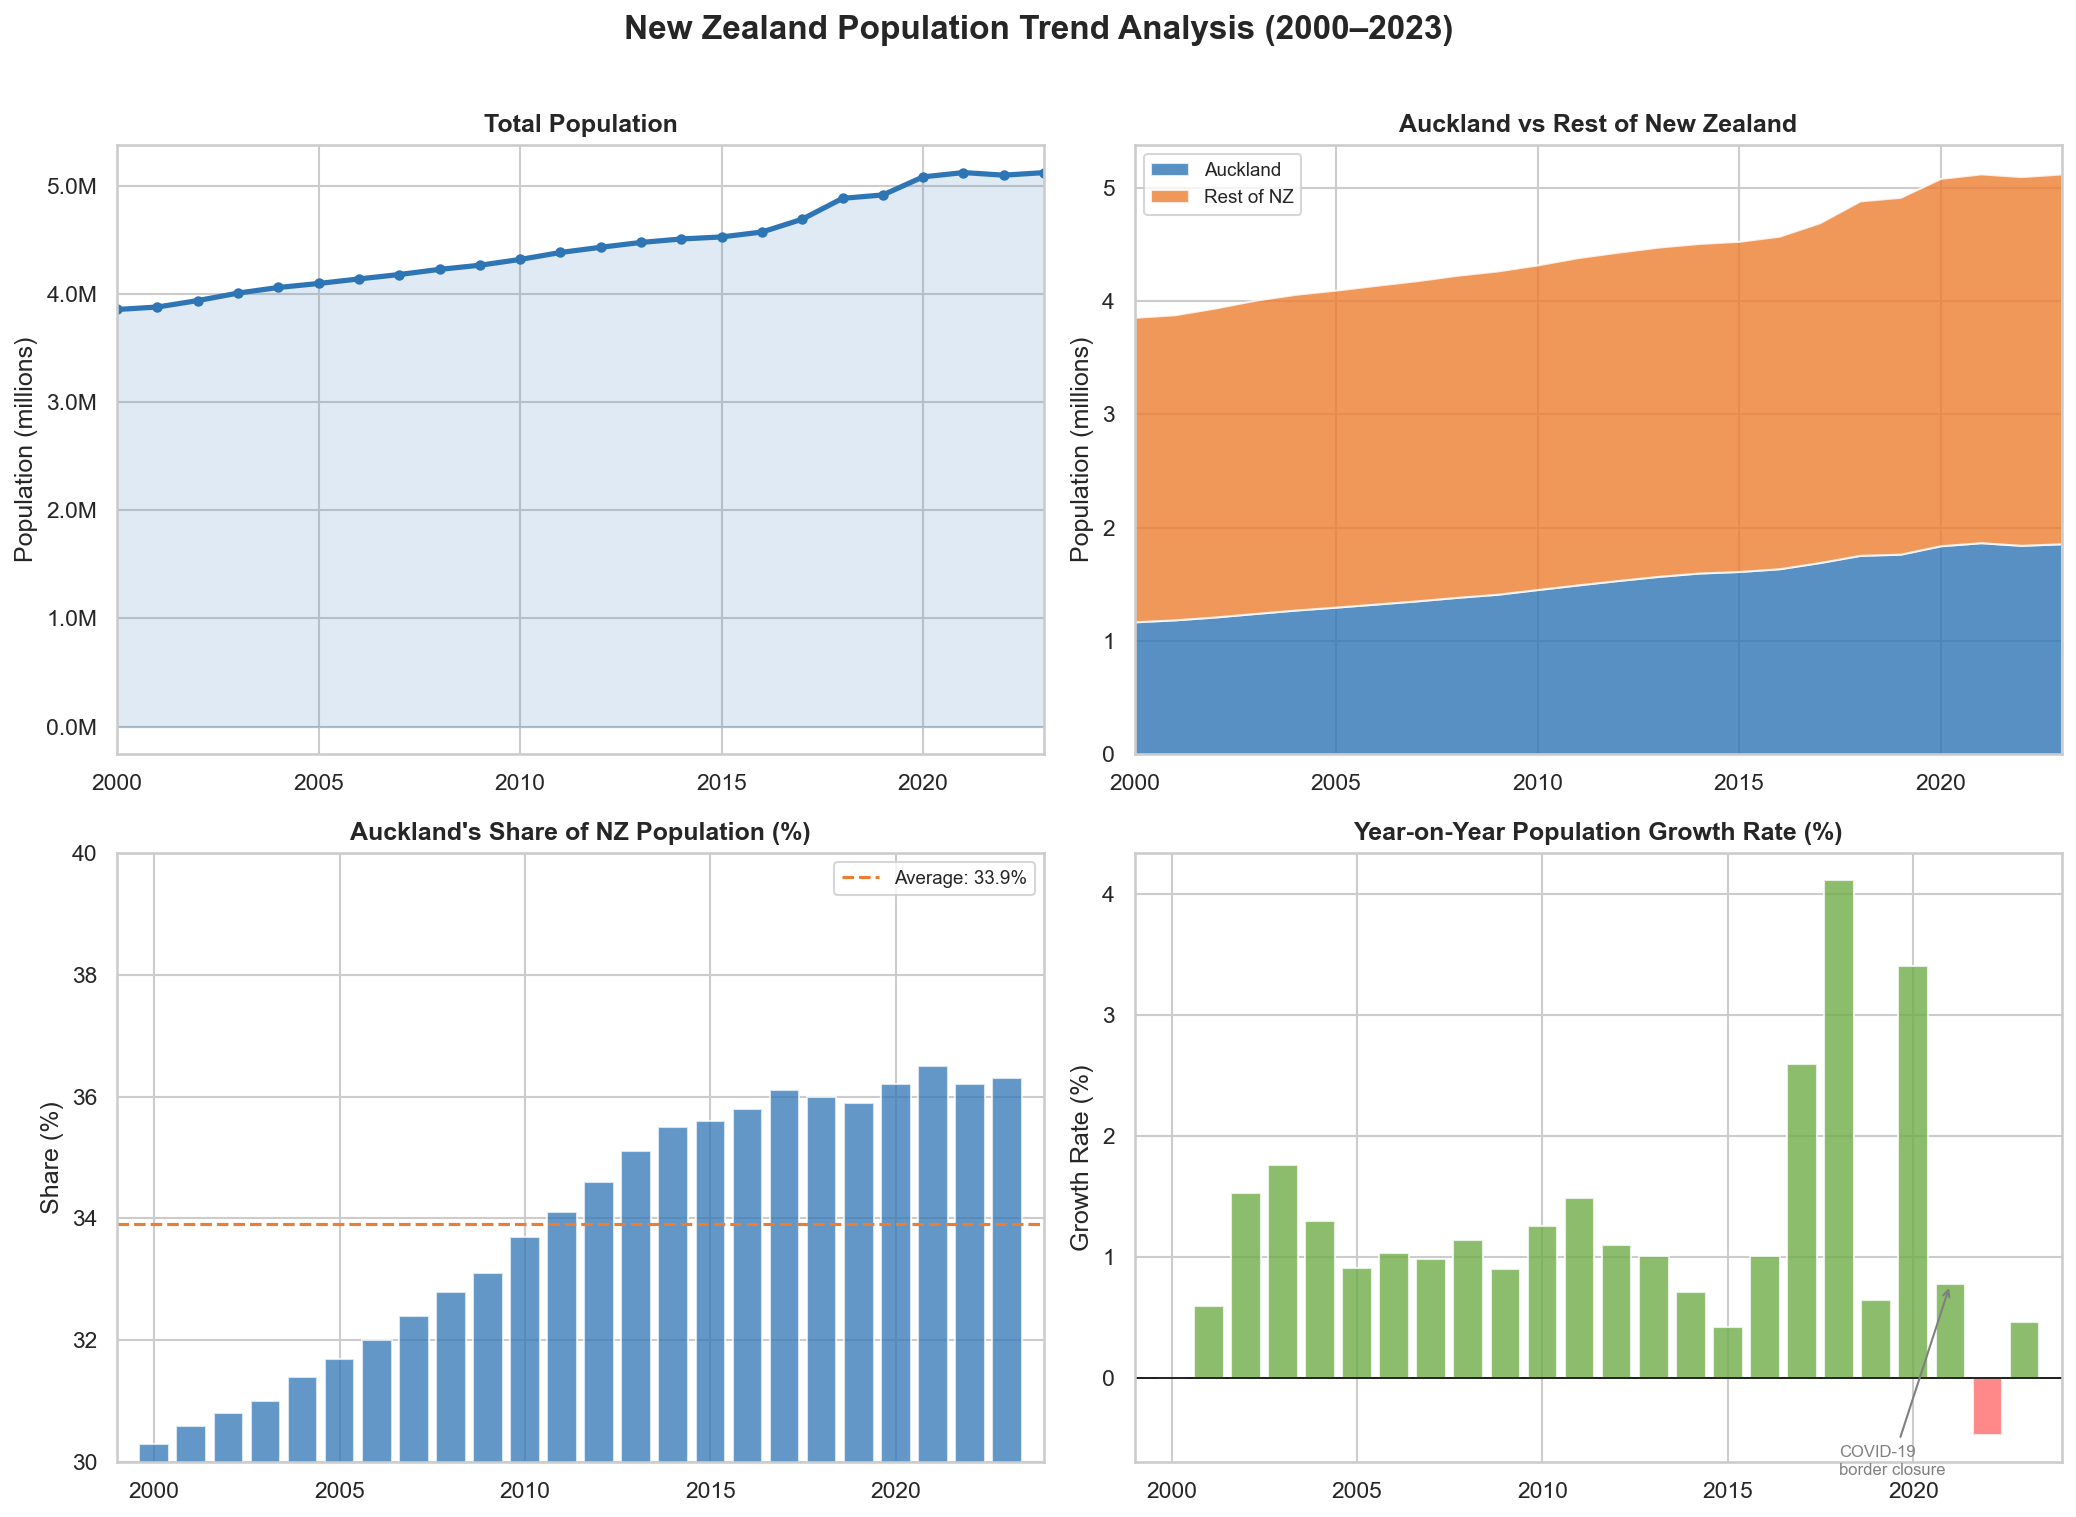

The Python source for this figure:
"""
New Zealand Population Trend Analysis
Data Source: Stats NZ (https://www.stats.govt.nz)
Author: Jina Lee
"""

import pandas as pd
import matplotlib.pyplot as plt
import matplotlib.ticker as mticker
import seaborn as sns

# ── 1. Data ──────────────────────────────────────────────────────────────────
# Source: Stats NZ estimated resident population (annual, June year)
data = {
    "Year": list(range(2000, 2024)),
    "Total_Population": [
        3857600, 3880500, 3939900, 4009200, 4061100,
        4098100, 4140300, 4180900, 4228700, 4266900,
        4320500, 4384800, 4433000, 4477800, 4509700,
        4528600, 4574200, 4692700, 4885500, 4917000,
        5084300, 5123800, 5099900, 5123400
    ],
    "Auckland_Population": [
        1169600, 1187300, 1212500, 1243700, 1273800,
        1299600, 1326800, 1354500, 1385700, 1413100,
        1454800, 1495700, 1534600, 1571100, 1600300,
        1614100, 1638400, 1693200, 1756400, 1766900,
        1841300, 1868300, 1844900, 1858800
    ]
}

df = pd.DataFrame(data)
df["Other_NZ"] = df["Total_Population"] - df["Auckland_Population"]
df["Auckland_Share_pct"] = (df["Auckland_Population"] / df["Total_Population"] * 100).round(1)
df["YoY_Growth"] = df["Total_Population"].pct_change() * 100

# ── 2. Plot ───────────────────────────────────────────────────────────────────
sns.set_theme(style="whitegrid", palette="muted")
fig, axes = plt.subplots(2, 2, figsize=(14, 10))
fig.suptitle("New Zealand Population Trend Analysis (2000–2023)",
             fontsize=16, fontweight="bold", y=1.01)

BLUE   = "#2E75B6"
ORANGE = "#ED7D31"
GREEN  = "#70AD47"

# ── Chart 1: Total population ─────────────────────────────────────────────
ax1 = axes[0, 0]
ax1.plot(df["Year"], df["Total_Population"] / 1e6,
         color=BLUE, linewidth=2.5, marker="o", markersize=4)
ax1.fill_between(df["Year"], df["Total_Population"] / 1e6,
                 alpha=0.15, color=BLUE)
ax1.set_title("Total Population", fontweight="bold")
ax1.set_ylabel("Population (millions)")
ax1.yaxis.set_major_formatter(mticker.FormatStrFormatter("%.1fM"))
ax1.set_xlim(2000, 2023)

# ── Chart 2: Auckland vs Rest of NZ ──────────────────────────────────────
ax2 = axes[0, 1]
ax2.stackplot(df["Year"],
              df["Auckland_Population"] / 1e6,
              df["Other_NZ"] / 1e6,
              labels=["Auckland", "Rest of NZ"],
              colors=[BLUE, ORANGE], alpha=0.8)
ax2.set_title("Auckland vs Rest of New Zealand", fontweight="bold")
ax2.set_ylabel("Population (millions)")
ax2.legend(loc="upper left", fontsize=9)
ax2.set_xlim(2000, 2023)

# ── Chart 3: Auckland share % ─────────────────────────────────────────────
ax3 = axes[1, 0]
ax3.bar(df["Year"], df["Auckland_Share_pct"],
        color=BLUE, alpha=0.75, edgecolor="white")
ax3.axhline(df["Auckland_Share_pct"].mean(), color=ORANGE,
            linestyle="--", linewidth=1.5, label=f"Average: {df['Auckland_Share_pct'].mean():.1f}%")
ax3.set_title("Auckland's Share of NZ Population (%)", fontweight="bold")
ax3.set_ylabel("Share (%)")
ax3.set_ylim(30, 40)
ax3.legend(fontsize=9)
ax3.set_xlim(1999, 2024)

# ── Chart 4: Year-on-year growth rate ────────────────────────────────────
ax4 = axes[1, 1]
colors = [GREEN if v >= 0 else "#FF6B6B" for v in df["YoY_Growth"].fillna(0)]
ax4.bar(df["Year"], df["YoY_Growth"].fillna(0),
        color=colors, alpha=0.8, edgecolor="white")
ax4.axhline(0, color="black", linewidth=0.8)
ax4.set_title("Year-on-Year Population Growth Rate (%)", fontweight="bold")
ax4.set_ylabel("Growth Rate (%)")
ax4.set_xlim(1999, 2024)

# Annotate COVID dip
ax4.annotate("COVID-19\nborder closure",
             xy=(2021, df.loc[df["Year"] == 2021, "YoY_Growth"].values[0]),
             xytext=(2018, -0.8),
             arrowprops=dict(arrowstyle="->", color="gray"),
             fontsize=8, color="gray")

plt.tight_layout()
plt.savefig("nz_population_analysis.png", dpi=150, bbox_inches="tight")
print("Chart saved successfully!")

# ── 3. Key insights ───────────────────────────────────────────────────────
print("\n📊 Key Insights:")
print(f"  • 2000–2023 total growth: {((df['Total_Population'].iloc[-1] / df['Total_Population'].iloc[0]) - 1) * 100:.1f}%")
print(f"  • Peak growth year: {df.loc[df['YoY_Growth'].idxmax(), 'Year']} "
      f"({df['YoY_Growth'].max():.2f}%)")
print(f"  • Auckland share range: {df['Auckland_Share_pct'].min()}% – {df['Auckland_Share_pct'].max()}%")
print(f"  • Population decline year: {df.loc[df['YoY_Growth'] < 0, 'Year'].values} (COVID impact)")
